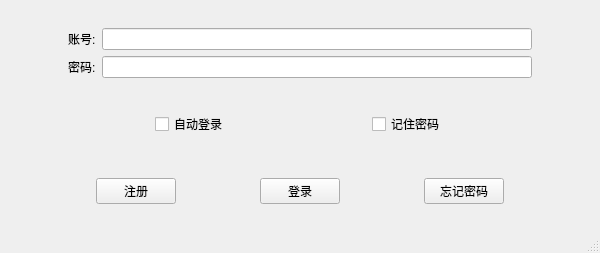
<?xml version="1.0" encoding="UTF-8"?>
<ui version="4.0">
 <class>MainWindow</class>
 <widget class="QMainWindow" name="MainWindow">
  <property name="geometry">
   <rect>
    <x>0</x>
    <y>0</y>
    <width>600</width>
    <height>253</height>
   </rect>
  </property>
  <property name="minimumSize">
   <size>
    <width>600</width>
    <height>0</height>
   </size>
  </property>
  <property name="maximumSize">
   <size>
    <width>600</width>
    <height>300</height>
   </size>
  </property>
  <property name="windowTitle">
   <string>MainWindow</string>
  </property>
  <widget class="QWidget" name="centralwidget">
   <property name="maximumSize">
    <size>
     <width>600</width>
     <height>300</height>
    </size>
   </property>
   <layout class="QVBoxLayout" name="verticalLayout">
    <item>
     <widget class="QWidget" name="widget" native="true">
      <layout class="QGridLayout" name="gridLayout">
       <item row="1" column="3">
        <spacer name="horizontalSpacer_9">
         <property name="orientation">
          <enum>Qt::Horizontal</enum>
         </property>
         <property name="sizeType">
          <enum>QSizePolicy::Preferred</enum>
         </property>
         <property name="sizeHint" stdset="0">
          <size>
           <width>50</width>
           <height>20</height>
          </size>
         </property>
        </spacer>
       </item>
       <item row="2" column="1">
        <widget class="QLabel" name="label_2">
         <property name="text">
          <string>密码:</string>
         </property>
        </widget>
       </item>
       <item row="1" column="2">
        <widget class="QLineEdit" name="lineUser"/>
       </item>
       <item row="1" column="0">
        <spacer name="horizontalSpacer_8">
         <property name="orientation">
          <enum>Qt::Horizontal</enum>
         </property>
         <property name="sizeType">
          <enum>QSizePolicy::Preferred</enum>
         </property>
         <property name="sizeHint" stdset="0">
          <size>
           <width>50</width>
           <height>20</height>
          </size>
         </property>
        </spacer>
       </item>
       <item row="1" column="1">
        <widget class="QLabel" name="label">
         <property name="text">
          <string>账号:</string>
         </property>
        </widget>
       </item>
       <item row="2" column="2">
        <widget class="QLineEdit" name="linePasswd"/>
       </item>
       <item row="0" column="2">
        <spacer name="verticalSpacer">
         <property name="orientation">
          <enum>Qt::Vertical</enum>
         </property>
         <property name="sizeType">
          <enum>QSizePolicy::Preferred</enum>
         </property>
         <property name="sizeHint" stdset="0">
          <size>
           <width>20</width>
           <height>10</height>
          </size>
         </property>
        </spacer>
       </item>
      </layout>
     </widget>
    </item>
    <item>
     <widget class="QWidget" name="widget_2" native="true">
      <layout class="QHBoxLayout" name="horizontalLayout">
       <item>
        <spacer name="horizontalSpacer">
         <property name="orientation">
          <enum>Qt::Horizontal</enum>
         </property>
         <property name="sizeHint" stdset="0">
          <size>
           <width>40</width>
           <height>20</height>
          </size>
         </property>
        </spacer>
       </item>
       <item>
        <widget class="QCheckBox" name="checkLogin">
         <property name="text">
          <string>自动登录</string>
         </property>
        </widget>
       </item>
       <item>
        <spacer name="horizontalSpacer_3">
         <property name="orientation">
          <enum>Qt::Horizontal</enum>
         </property>
         <property name="sizeHint" stdset="0">
          <size>
           <width>40</width>
           <height>20</height>
          </size>
         </property>
        </spacer>
       </item>
       <item>
        <widget class="QCheckBox" name="checkPasswd">
         <property name="text">
          <string>记住密码</string>
         </property>
        </widget>
       </item>
       <item>
        <spacer name="horizontalSpacer_2">
         <property name="orientation">
          <enum>Qt::Horizontal</enum>
         </property>
         <property name="sizeHint" stdset="0">
          <size>
           <width>40</width>
           <height>20</height>
          </size>
         </property>
        </spacer>
       </item>
      </layout>
     </widget>
    </item>
    <item>
     <widget class="QWidget" name="widget_3" native="true">
      <layout class="QHBoxLayout" name="horizontalLayout_2">
       <item>
        <spacer name="horizontalSpacer_4">
         <property name="orientation">
          <enum>Qt::Horizontal</enum>
         </property>
         <property name="sizeHint" stdset="0">
          <size>
           <width>40</width>
           <height>20</height>
          </size>
         </property>
        </spacer>
       </item>
       <item>
        <widget class="QPushButton" name="btnRegist">
         <property name="text">
          <string>注册</string>
         </property>
        </widget>
       </item>
       <item>
        <spacer name="horizontalSpacer_5">
         <property name="orientation">
          <enum>Qt::Horizontal</enum>
         </property>
         <property name="sizeHint" stdset="0">
          <size>
           <width>40</width>
           <height>20</height>
          </size>
         </property>
        </spacer>
       </item>
       <item>
        <widget class="QPushButton" name="btnLogin">
         <property name="text">
          <string>登录</string>
         </property>
        </widget>
       </item>
       <item>
        <spacer name="horizontalSpacer_6">
         <property name="orientation">
          <enum>Qt::Horizontal</enum>
         </property>
         <property name="sizeHint" stdset="0">
          <size>
           <width>40</width>
           <height>20</height>
          </size>
         </property>
        </spacer>
       </item>
       <item>
        <widget class="QPushButton" name="btnForget">
         <property name="text">
          <string>忘记密码</string>
         </property>
        </widget>
       </item>
       <item>
        <spacer name="horizontalSpacer_7">
         <property name="orientation">
          <enum>Qt::Horizontal</enum>
         </property>
         <property name="sizeHint" stdset="0">
          <size>
           <width>40</width>
           <height>20</height>
          </size>
         </property>
        </spacer>
       </item>
      </layout>
     </widget>
    </item>
   </layout>
  </widget>
  <widget class="QMenuBar" name="menubar">
   <property name="geometry">
    <rect>
     <x>0</x>
     <y>0</y>
     <width>600</width>
     <height>29</height>
    </rect>
   </property>
  </widget>
  <widget class="QStatusBar" name="statusbar"/>
 </widget>
 <resources/>
 <connections/>
</ui>
